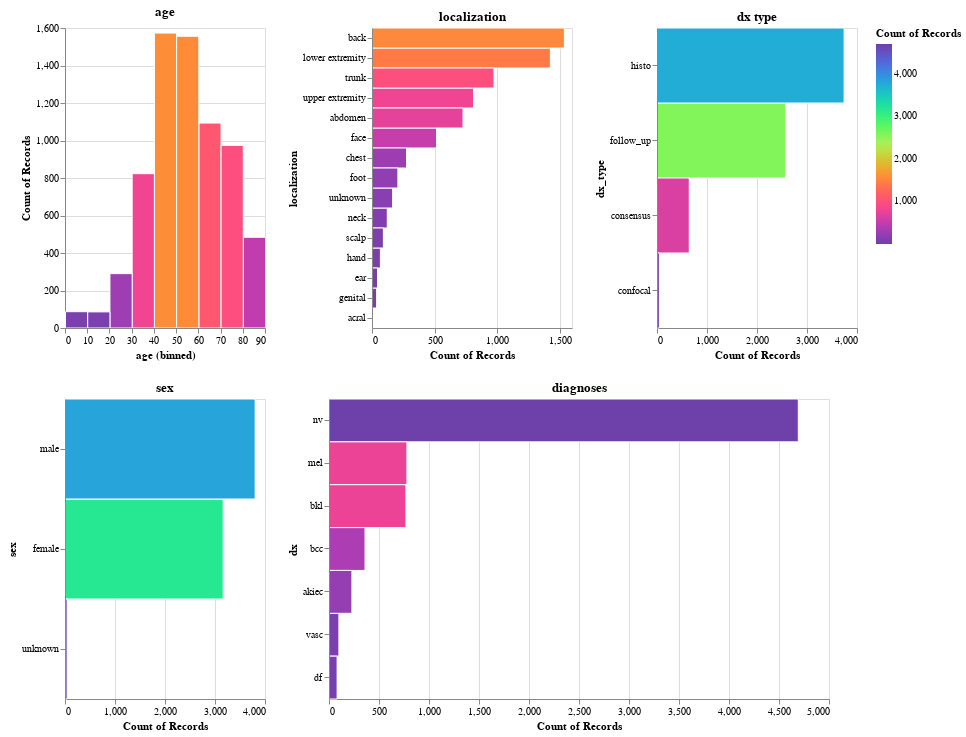

This figure's notebook cell:
### Code cell
#creating vizualizations for different metadata features included in dataset

age_dist = alt.Chart(train_eda).mark_rect(stroke = 'white').encode(
    x = alt.X('age', bin = True),
    y = alt.Y('count()'),
    color = alt.Color('count():Q', scale = alt.Scale(scheme ='rainbow')),
    tooltip = ['count()']).properties(width = 200, title = 'age').interactive()

localization_dist = alt.Chart(train_eda).mark_rect(stroke = 'white').encode(
    y = alt.Y('localization').sort('-x'),
    x = alt.X('count()'),
    color = alt.Color('count():Q', scale = alt.Scale(scheme ='rainbow')),
    tooltip = ['count()','localization']).properties(width = 200, title = 'localization').interactive()

dx_type_dist = alt.Chart(train_eda).mark_rect(stroke = 'white').encode(
    y = alt.Y('dx_type').sort('-x'),
    x = alt.X('count()'),
    color = alt.Color('count():Q', scale = alt.Scale(scheme ='rainbow')),
    tooltip = ['count()','dx_type']).properties(height = 300,width = 200, title = 'dx type').interactive()

sex_dist = alt.Chart(train_eda).mark_rect(stroke = 'white').encode(
    y = alt.Y('sex').sort('-x'),
    x = alt.X('count()'),
    color = alt.Color('count():Q', scale = alt.Scale(scheme ='rainbow')),
    tooltip = ['count()','sex']).properties(height = 300,width = 200, title = 'sex').interactive()


dx_dist = alt.Chart(train_eda).mark_rect(stroke = 'white').encode(
y = alt.Y('dx').sort('-x'),
x = alt.X('count()'),
tooltip = ['count()','dx'],
color = alt.Color('count()')).properties(width = 500, height = 300, title = 'diagnoses').interactive()

summary = (age_dist | localization_dist| dx_type_dist) &  (sex_dist | dx_dist)
summary

### Figure 1 — Vega-Lite specification as saved in the notebook (floating-point values rounded to 4 significant figures; data arrays with more than 128 entries replaced by an {"elided": "..."} marker saying what was removed)
{"config": {"view": {"continuousWidth": 300, "continuousHeight": 300}}, "vconcat": [{"hconcat": [{"mark": {"type": "rect", "stroke": "white"}, "encoding": {"color": {"aggregate": "count", "scale": {"scheme": "rainbow"}, "type": "quantitative"}, "tooltip": [{"aggregate": "count", "type": "quantitative"}], "x": {"bin": true, "field": "age", "type": "quantitative"}, "y": {"aggregate": "count", "type": "quantitative"}}, "name": "view_1", "title": "age", "width": 200}, {"mark": {"type": "rect", "stroke": "white"}, "encoding": {"color": {"aggregate": "count", "scale": {"scheme": "rainbow"}, "type": "quantitative"}, "tooltip": [{"aggregate": "count", "type": "quantitative"}, {"field": "localization", "type": "nominal"}], "x": {"aggregate": "count", "type": "quantitative"}, "y": {"field": "localization", "sort": "-x", "type": "nominal"}}, "name": "view_2", "title": "localization", "width": 200}, {"mark": {"type": "rect", "stroke": "white"}, "encoding": {"color": {"aggregate": "count", "scale": {"scheme": "rainbow"}, "type": "quantitative"}, "tooltip": [{"aggregate": "count", "type": "quantitative"}, {"field": "dx_type", "type": "nominal"}], "x": {"aggregate": "count", "type": "quantitative"}, "y": {"field": "dx_type", "sort": "-x", "type": "nominal"}}, "height": 300, "name": "view_3", "title": "dx type", "width": 200}]}, {"hconcat": [{"mark": {"type": "rect", "stroke": "white"}, "encoding": {"color": {"aggregate": "count", "scale": {"scheme": "rainbow"}, "type": "quantitative"}, "tooltip": [{"aggregate": "count", "type": "quantitative"}, {"field": "sex", "type": "nominal"}], "x": {"aggregate": "count", "type": "quantitative"}, "y": {"field": "sex", "sort": "-x", "type": "nominal"}}, "height": 300, "name": "view_4", "title": "sex", "width": 200}, {"mark": {"type": "rect", "stroke": "white"}, "encoding": {"color": {"aggregate": "count", "type": "quantitative"}, "tooltip": [{"aggregate": "count", "type": "quantitative"}, {"field": "dx", "type": "nominal"}], "x": {"aggregate": "count", "type": "quantitative"}, "y": {"field": "dx", "sort": "-x", "type": "nominal"}}, "height": 300, "name": "view_5", "title": "diagnoses", "width": 500}]}], "data": {"name": "data-db07aeb476368b905ef4e2684443656c"}, "params": [{"name": "param_1", "select": {"type": "interval", "encodings": ["x", "y"]}, "bind": "scales", "views": ["view_1"]}, {"name": "param_2", "select": {"type": "interval", "encodings": ["x", "y"]}, "bind": "scales", "views": ["view_2"]}, {"name": "param_3", "select": {"type": "interval", "encodings": ["x", "y"]}, "bind": "scales", "views": ["view_3"]}, {"name": "param_4", "select": {"type": "interval", "encodings": ["x", "y"]}, "bind": "scales", "views": ["view_4"]}, {"name": "param_5", "select": {"type": "interval", "encodings": ["x", "y"]}, "bind": "scales", "views": ["view_5"]}], "$schema": "https://vega.github.io/schema/vega-lite/v5.15.1.json", "datasets": {"data-db07aeb476368b905ef4e2684443656c": {"elided": "7010 records"}}}
